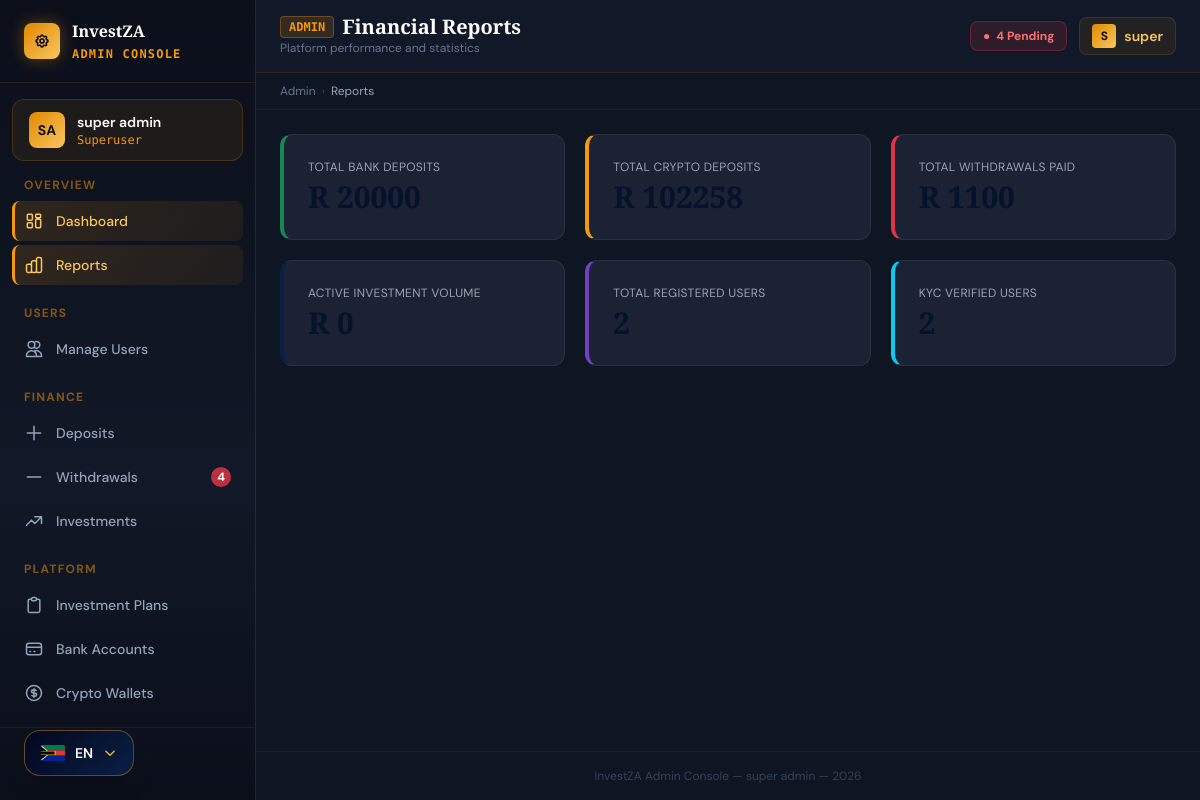
The page /admin-panel/reports/ (signed in) on the database its author committed.
### apps/accounts/models.py (models this page shows, shortened)
class User(AbstractUser):
    id = models.UUIDField(primary_key=True, default=uuid.uuid4, editable=False)
    email = models.EmailField(_('email address'), unique=True)
    phone_number = models.CharField(max_length=20, blank=True)
    date_of_birth = models.DateField(null=True, blank=True)
    id_number = models.CharField(max_length=20, blank=True, help_text="SA ID Number or Passport")
    profile_photo = models.ImageField(upload_to='profile_photos/', blank=True, null=True)
    is_verified = models.BooleanField(default=False, help_text="KYC verified user")
    is_active_investor = models.BooleanField(default=False)
    referral_code = models.CharField(max_length=8, unique=True, default=generate_referral_code)
    referred_by = models.ForeignKey(
        'self', null=True, blank=True,
        on_delete=models.SET_NULL,
        related_name='referrals'
    )
    created_at = models.DateTimeField(auto_now_add=True)
    last_seen = models.DateTimeField(null=True, blank=True)
    USERNAME_FIELD = 'email'
    REQUIRED_FIELDS = ['username', 'first_name', 'last_name']
    class Meta:
        verbose_name = 'User'
        verbose_name_plural = 'Users'
        ordering = ['-created_at']

### apps/administration/views.py (the view)
# urls.py: path('reports/', views.admin_reports, name='admin_reports'),
@login_required
@staff_required
def admin_reports(request):
    from apps.investments.models import Investment
    from apps.deposits.models import BankDeposit, CryptoDeposit
    from apps.withdrawals.models import Withdrawal
    stats = {
        'total_deposits_approved': BankDeposit.objects.filter(
            status='APPROVED').aggregate(total=Sum('amount'))['total'] or 0,
        'total_crypto_deposits': CryptoDeposit.objects.filter(
            status='APPROVED').aggregate(total=Sum('zar_amount'))['total'] or 0,
        'total_withdrawals_completed': Withdrawal.objects.filter(
            status='COMPLETED').aggregate(total=Sum('amount'))['total'] or 0,
        'total_invested': Investment.objects.filter(
            status='ACTIVE').aggregate(total=Sum('amount_invested'))['total'] or 0,
        'total_users':    User.objects.filter(is_staff=False).count(),
        'verified_users': User.objects.filter(is_verified=True, is_staff=False).count(),
    }
    return render(request, 'admin_panel/reports.html', {'stats': stats})

### apps/accounts/context_processors.py (called while the page is built)
def platform_settings(request):
    return {
        'PLATFORM_NAME': getattr(settings, 'PLATFORM_NAME', 'InvestZA'),
        'PLATFORM_CURRENCY': getattr(settings, 'PLATFORM_CURRENCY', 'ZAR'),
        'PLATFORM_CURRENCY_SYMBOL': getattr(settings, 'PLATFORM_CURRENCY_SYMBOL', 'R'),
        'SUPPORT_EMAIL': getattr(settings, 'SUPPORT_EMAIL', 'support@investza.co.za'),
        'SUPPORT_PHONE': getattr(settings, 'SUPPORT_PHONE', '+27 (0) 10 000 0000'),
    }

def admin_pending_counts(request):
    if not request.user.is_authenticated or not (request.user.is_staff or request.user.is_superuser):
        return {}
    try:
        from apps.deposits.models import BankDeposit, CryptoDeposit
        from apps.withdrawals.models import Withdrawal
        pending_deposits = (
            BankDeposit.objects.filter(status__in=['SUBMITTED', 'VERIFYING']).count() +
            CryptoDeposit.objects.filter(status__in=['SUBMITTED', 'VERIFYING']).count()
        )
        pending_withdrawals = Withdrawal.objects.filter(status='PENDING').count()
        return {
            'pending_deposits_count': pending_deposits,
            'pending_withdrawals_count': pending_withdrawals,
        }
    except Exception:
        return {}

### apps/administration/views.py (called while the page is built)
def is_admin(user):
    return user.is_authenticated and (user.is_staff or user.is_superuser)

### templates/admin_panel/reports.html (shortened to what this page needs)
{% extends "base/admin_base.html" %}
{% block page_title %}Financial Reports{% endblock %}
{% block breadcrumb %}Reports{% endblock %}
{% block page_subtitle %}Platform performance and statistics{% endblock %}
{% block content %}
<div class="grid sm:grid-cols-2 lg:grid-cols-3 gap-5 fade-up fade-up-1">
  <div class="card p-6" style="border-left:4px solid #198754"><p class="text-xs text-gray-400 mb-1 uppercase tracking-wide">Total Bank Deposits</p><p class="font-display font-bold text-navy-900 text-3xl">R {{ stats.total_deposits_approved|floatformat:0 }}</p></div>
  <div class="card p-6" style="border-left:4px solid #f5980a"><p class="text-xs text-gray-400 mb-1 uppercase tracking-wide">Total Crypto Deposits</p><p class="font-display font-bold text-navy-900 text-3xl">R {{ stats.total_crypto_deposits|floatformat:0 }}</p></div>
  <div class="card p-6" style="border-left:4px solid #dc3545"><p class="text-xs text-gray-400 mb-1 uppercase tracking-wide">Total Withdrawals Paid</p><p class="font-display font-bold text-navy-900 text-3xl">R {{ stats.total_withdrawals_completed|floatformat:0 }}</p></div>
  <div class="card p-6" style="border-left:4px solid #0a1f44"><p class="text-xs text-gray-400 mb-1 uppercase tracking-wide">Active Investment Volume</p><p class="font-display font-bold text-navy-900 text-3xl">R {{ stats.total_invested|floatformat:0 }}</p></div>
  <div class="card p-6" style="border-left:4px solid #6f42c1"><p class="text-xs text-gray-400 mb-1 uppercase tracking-wide">Total Registered Users</p><p class="font-display font-bold text-navy-900 text-3xl">{{ stats.total_users }}</p></div>
  <div class="card p-6" style="border-left:4px solid #0dcaf0"><p class="text-xs text-gray-400 mb-1 uppercase tracking-wide">KYC Verified Users</p><p class="font-display font-bold text-navy-900 text-3xl">{{ stats.verified_users }}</p></div>
</div>
{% endblock %}

### templates/base/admin_base.html (shortened to what this page needs)
{% extends "base/base.html" %}
{% block body %}
<div class="flex min-h-screen" style="background:#0b0f1a;">
  <aside id="admin-sidebar"
         class="fixed inset-y-0 left-0 z-40 w-64 flex flex-col transition-transform duration-300 lg:translate-x-0 -translate-x-full"
         style="background: linear-gradient(180deg, #0b0f1a 0%, #111827 60%, #0b0f1a 100%); border-right: 1px solid rgba(245,152,10,0.15);">
    <div class="flex items-center gap-3 px-6 py-5" style="border-bottom:1px solid rgba(245,152,10,0.12);">
      <div class="w-9 h-9 rounded-lg flex items-center justify-center flex-shrink-0"
           style="background: linear-gradient(135deg, #e08900, #fac660); box-shadow:0 0 16px rgba(224,137,0,0.4);">
      </div>
      <div>
        <span class="font-display font-bold text-white text-base leading-none">{{ PLATFORM_NAME }}</span>
        <p class="text-xs mt-0.5 font-mono font-bold tracking-widest uppercase" style="color:#f5980a;">Admin Console</p>
      </div>
    </div>
    <div class="px-4 py-3 mx-3 mt-4 rounded-xl" style="background:rgba(245,152,10,0.07); border:1px solid rgba(245,152,10,0.18);">
      <div class="flex items-center gap-3">
        <div class="w-9 h-9 rounded-lg flex items-center justify-center font-bold text-sm flex-shrink-0"
             style="background:linear-gradient(135deg,#e08900,#fac660); color:#0b0f1a;">
          {{ request.user.first_name|first|upper }}{{ request.user.last_name|first|upper }}
        </div>
        <div class="overflow-hidden">
          <p class="text-white text-sm font-semibold truncate">{{ request.user.get_full_name }}</p>
          <p class="text-xs font-mono truncate" style="color:#f5980a;">
            {% if request.user.is_superuser %}Superuser{% else %}Staff Admin{% endif %}
          </p>
        </div>
      </div>
    </div>
    <nav class="flex-1 px-3 py-4 overflow-y-auto">
      <p class="px-3 mb-2 text-xs font-bold uppercase tracking-widest" style="color:rgba(245,152,10,0.5);">Overview</p>
      <a href="{% url 'admin_dashboard' %}" class="admin-nav-link flex items-center gap-3 px-3 py-2.5 rounded-lg mb-1 text-sm font-medium transition-all duration-150" style="color:#94a3b8;">
        Dashboard
      </a>
      <a href="{% url 'admin_reports' %}" class="admin-nav-link flex items-center gap-3 px-3 py-2.5 rounded-lg mb-1 text-sm font-medium transition-all duration-150" style="color:#94a3b8;">
        Reports
      </a>
      <p class="px-3 mb-2 mt-5 text-xs font-bold uppercase tracking-widest" style="color:rgba(245,152,10,0.5);">Users</p>
      <a href="{% url 'admin_users' %}" class="admin-nav-link flex items-center gap-3 px-3 py-2.5 rounded-lg mb-1 text-sm font-medium transition-all duration-150" style="color:#94a3b8;">
        <svg class="w-5 h-5 flex-shrink-0" fill="none" stroke="currentColor" viewBox="0 0 24 24">
          <path stroke-linecap="round" stroke-linejoin="round" stroke-width="1.8" d="M12 4.354a4 4 0 110 5.292M15 21H3v-1a6 6 0 0112 0v1zm0 0h6v-1a6 6 0 00-9-5.197M13 7a4 4 0 11-8 0 4 4 0 018 0z"/>
        </svg>
        Manage Users
      </a>
      <p class="px-3 mb-2 mt-5 text-xs font-bold uppercase tracking-widest" style="color:rgba(245,152,10,0.5);">Finance</p>
      <a href="{% url 'admin_deposits' %}" class="admin-nav-link flex items-center gap-3 px-3 py-2.5 rounded-lg mb-1 text-sm font-medium transition-all duration-150" style="color:#94a3b8;">
        <svg class="w-5 h-5 flex-shrink-0" fill="none" stroke="currentColor" viewBox="0 0 24 24">
          <path stroke-linecap="round" stroke-linejoin="round" stroke-width="1.8" d="M12 4v16m8-8H4"/>
        </svg>
        Deposits
      </a>
      <a href="{% url 'admin_withdrawals' %}" class="admin-nav-link flex items-center gap-3 px-3 py-2.5 rounded-lg mb-1 text-sm font-medium transition-all duration-150" style="color:#94a3b8;">
        <svg class="w-5 h-5 flex-shrink-0" fill="none" stroke="currentColor" viewBox="0 0 24 24">
          <path stroke-linecap="round" stroke-linejoin="round" stroke-width="1.8" d="M20 12H4"/>
        </svg>
        Withdrawals
        {% if pending_withdrawals_count %}
        <span class="ml-auto px-1.5 py-0.5 rounded-full text-xs font-bold" style="background:rgba(220,53,69,0.85);color:#fff;">{{ pending_withdrawals_count }}</span>
        {% endif %}
      </a>
      <a href="{% url 'admin_investments' %}" class="admin-nav-link flex items-center gap-3 px-3 py-2.5 rounded-lg mb-1 text-sm font-medium transition-all duration-150" style="color:#94a3b8;">
        <svg class="w-5 h-5 flex-shrink-0" fill="none" stroke="currentColor" viewBox="0 0 24 24">
          <path stroke-linecap="round" stroke-linejoin="round" stroke-width="1.8" d="M13 7h8m0 0v8m0-8l-8 8-4-4-6 6"/>
        </svg>
        Investments
      </a>
      <p class="px-3 mb-2 mt-5 text-xs font-bold uppercase tracking-widest" style="color:rgba(245,152,10,0.5);">Platform</p>
      <a href="{% url 'admin_investment_plans' %}" class="admin-nav-link flex items-center gap-3 px-3 py-2.5 rounded-lg mb-1 text-sm font-medium transition-all duration-150" style="color:#94a3b8;">
        <svg class="w-5 h-5 flex-shrink-0" fill="none" stroke="currentColor" viewBox="0 0 24 24">
          <path stroke-linecap="round" stroke-linejoin="round" stroke-width="1.8" d="M9 5H7a2 2 0 00-2 2v12a2 2 0 002 2h10a2 2 0 002-2V7a2 2 0 00-2-2h-2M9 5a2 2 0 002 2h2a2 2 0 002-2M9 5a2 2 0 012-2h2a2 2 0 012 2"/>
        </svg>
        Investment Plans
      </a>
      <a href="{% url 'admin_platform_accounts' %}" class="admin-nav-link flex items-center gap-3 px-3 py-2.5 rounded-lg mb-1 text-sm font-medium transition-all duration-150" style="color:#94a3b8;">
        <svg class="w-5 h-5 flex-shrink-0" fill="none" stroke="currentColor" viewBox="0 0 24 24">
          <path stroke-linecap="round" stroke-linejoin="round" stroke-width="1.8" d="M3 10h18M7 15h1m4 0h1m-7 4h12a3 3 0 003-3V8a3 3 0 00-3-3H6a3 3 0 00-3 3v8a3 3 0 003 3z"/>
        </svg>
        Bank Accounts
      </a>
      <a href="{% url 'admin_crypto_wallets' %}" class="admin-nav-link flex items-center gap-3 px-3 py-2.5 rounded-lg mb-1 text-sm font-medium transition-all duration-150" style="color:#94a3b8;">
        Crypto Wallets
      </a>
      <a href="{% url 'admin_withdrawal_codes' %}" class="admin-nav-link flex items-center gap-3 px-3 py-2.5 rounded-lg mb-1 text-sm font-medium transition-all duration-150" style="color:#94a3b8;">
      </a>
    </nav>
    <div class="p-4" style="border-top:1px solid rgba(255,255,255,0.06);">
      <a href="{% url 'logout' %}" class="flex items-center gap-3 px-3 py-2.5 rounded-lg text-sm transition-all duration-150 hover:bg-red-900 hover:bg-opacity-40" style="color:#64748b;">
        <svg class="w-5 h-5" fill="none" stroke="currentColor" viewBox="0 0 24 24">
          <path stroke-linecap="round" stroke-linejoin="round" stroke-width="1.8" d="M17 16l4-4m0 0l-4-4m4 4H7m6 4v1a3 3 0 01-3 3H6a3 3 0 01-3-3V7a3 3 0 013-3h4a3 3 0 013 3v1"/>
        </svg>
        Sign Out
      </a>
    </div>
  </aside>
  <div class="flex-1 flex flex-col lg:ml-64 min-w-0" style="background:#0f1623;">
    <header class="sticky top-0 z-20" style="background:#111827; border-bottom:1px solid rgba(245,152,10,0.12);">
      <div class="flex items-center justify-between px-6 py-4">
        <div class="flex items-center gap-4">
          <div>
            <div class="flex items-center gap-2">
              <span class="text-xs font-bold px-2 py-0.5 rounded font-mono" style="background:rgba(245,152,10,0.15);color:#f5980a;border:1px solid rgba(245,152,10,0.3);">ADMIN</span>
              <h1 class="font-display font-bold text-white text-xl leading-none">{% block page_title %}Dashboard{% endblock %}</h1>
            </div>
            <p class="text-xs mt-0.5" style="color:#64748b;">{% block page_subtitle %}{% endblock %}</p>
          </div>
        </div>
        <div class="flex items-center gap-3">
          {% if pending_deposits_count or pending_withdrawals_count %}
          <a href="{% url 'admin_deposits' %}?status=SUBMITTED"
             class="hidden sm:flex items-center gap-1.5 px-3 py-1.5 rounded-lg text-xs font-bold"
             style="background:rgba(220,53,69,0.15);color:#f87171;border:1px solid rgba(220,53,69,0.3);">
            <span class="animate-pulse">●</span>
            {{ pending_deposits_count|add:pending_withdrawals_count }} Pending
          </a>
          {% endif %}
          <div class="flex items-center gap-2 px-3 py-1.5 rounded-lg" style="background:rgba(245,152,10,0.08);border:1px solid rgba(245,152,10,0.15);">
            <div class="w-6 h-6 rounded flex items-center justify-center text-xs font-bold flex-shrink-0" style="background:linear-gradient(135deg,#e08900,#fac660);color:#0b0f1a;">
              {{ request.user.first_name|first|upper }}
            </div>
            <span class="text-sm font-semibold hidden sm:block" style="color:#fac660;">{{ request.user.first_name }}</span>
          </div>
        </div>
      </div>
    </header>
    <div class="px-6 py-2.5 text-xs flex items-center gap-1.5" style="background:#0f1623;border-bottom:1px solid rgba(255,255,255,0.04);color:#475569;">
      <a href="{% url 'admin_dashboard' %}" class="hover:text-gold-400 transition-colors" style="color:#64748b;">Admin</a>
      <span style="color:#334155;">›</span>
      <span style="color:#94a3b8;">{% block breadcrumb %}Dashboard{% endblock %}</span>
    </div>
    <main class="flex-1 p-6">
      {% block content %}{% endblock %}
    </main>
    <footer class="px-6 py-4 text-center text-xs" style="color:#334155;border-top:1px solid rgba(255,255,255,0.04);">
      {{ PLATFORM_NAME }} Admin Console — {{ request.user.get_full_name }} — {% now "Y" %}
    </footer>
  </div>
</div>
{% endblock %}

### templates/base/base.html (style rules this page uses)
*, *::before, *::after { box-sizing: border-box; }
body { font-family: 'DM Sans', system-ui, sans-serif; }
h1,h2,h3,.font-display { font-family: 'Playfair Display', Georgia, serif; }
.fade-up { animation: fadeUp 0.55s ease forwards; }
.fade-up-1 { animation-delay: 0.05s; opacity: 0; }
.card { background: #fff; border: 1px solid #e2e9f3; border-radius: 12px; transition: box-shadow 0.25s, transform 0.25s; }

### templates/base/admin_base.html (style rules this page uses)
.admin-nav-link-active { background: linear-gradient(135deg, rgba(245,152,10,0.15), rgba(224,137,0,0.08)) !important; color: #fac660 !important; border-left: 3px solid #f5980a; padding-left: calc(0.75rem - 3px); }
.card { background: #1a2233; border-color: rgba(255,255,255,0.07); }

### rows shown on the page
User: user.first_name|first "S", user.last_name|first "A", user.get_full_name "super admin", user.first_name "super"

### other values the page prints
{{ PLATFORM_NAME }} "InvestZA"
{{ pending_withdrawals_count }} "4"
{{ pending_deposits_count|add:pending_withdrawals_count }} "4"
